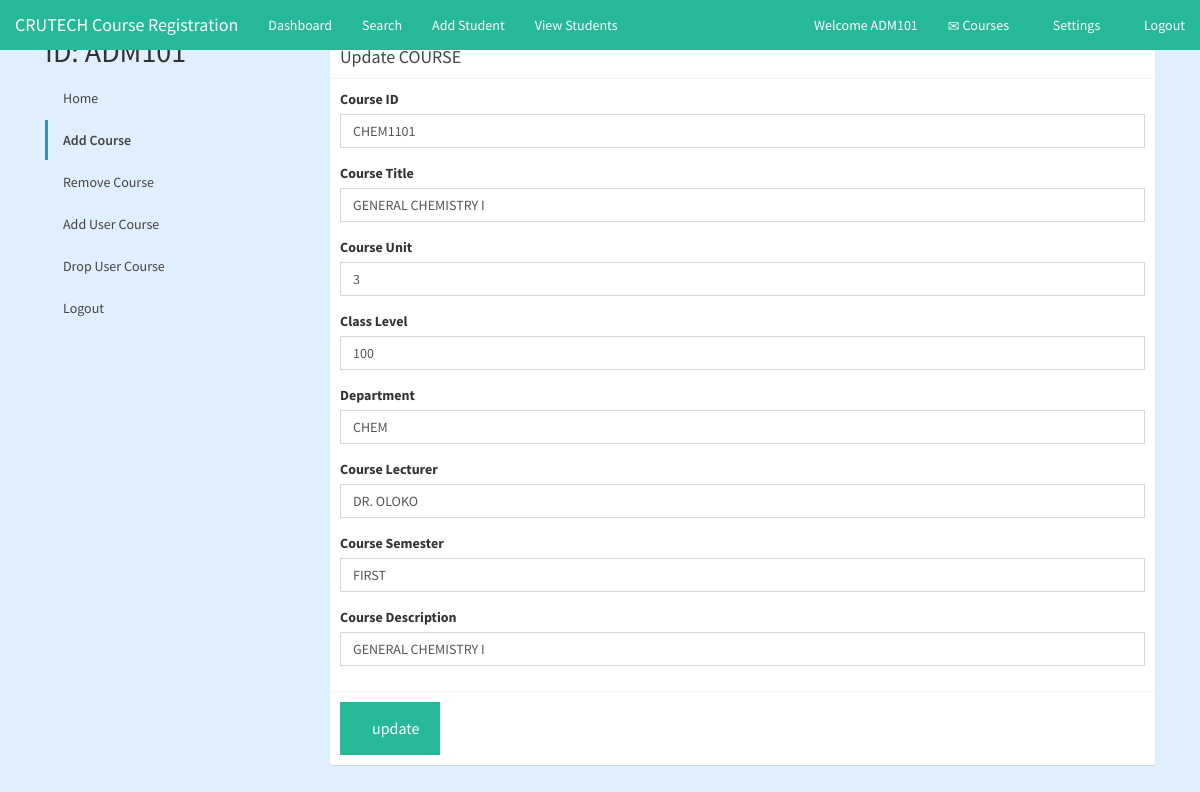
Page /admin/updateCourses.php?course_id=CHEM1101 (signed in) on the committed database.
### tables this page shows
CREATE TABLE IF NOT EXISTS `courses` (
  `course_id` varchar(11) NOT NULL,
  `title` varchar(255) NOT NULL,
  `unit` varchar(11) NOT NULL,
  `class_level` int(3) NOT NULL,
  `department` varchar(255) NOT NULL,
  `course_lecturer` varchar(255) NOT NULL,
  `semester` varchar(45) NOT NULL,
  `descr` varchar(255) NOT NULL,
  PRIMARY KEY (`course_id`),
  UNIQUE KEY `course_id` (`course_id`),
  KEY `department` (`department`)
);

### admin/updateCourses.php (the view, shortened to what this page needs)
<?php
include 'scripts/database-connection.php';
$course_id = $_GET['course_id'];
$result = mysqli_query($dbcon,"SELECT * FROM courses WHERE course_id ='$course_id'");
if (mysqli_num_rows($result) > 0) {
	while ($row = mysqli_fetch_assoc($result))
	{
		$course_id=$row['course_id'];
		$title=$row['title'];
		$unit=$row['unit'];
		$class_level=$row['class_level'];
		$department=$row['department'];
        $course_lecturer=$row['course_lecturer'];
        $semester=$row['semester'];
        $descr=$row['descr'];
?>
<!DOCTYPE html>
<html lang="en">
<head>
    <link rel="stylesheet" href="css/bootstrap.min.css">
    <link rel="stylesheet" href="css/admin-style.css">
    <link rel="stylesheet" href="css/adminLTE.css">
</head>
    <body id="#home">
        <nav class="navbar navbar-fixed-top">
			<div class="container-fluid">
				<div class="navbar-header">
					<a href="../index.php" class="navbar-brand"> CRUTECH Course Registration</a>
				</div>
				<div class="collapse navbar-collapse" id="navbar">
                    <ul class="nav navbar-nav">
						<li><a href="admin-dashboard.php">Dashboard</a></li>
						<li><a href="#">Search</a></li>
            <li><a href="registerStudents.php">Add Student</a></li>
						<li><a href="viewAllStudents.php">View Students</a></li>
					</ul>
					<ul class="nav navbar-nav navbar-right">
                        <li><a href=""> Welcome <?php echo $_SESSION["id"]; ?></a></li>
                        <li><a href="viewAllCourses.php"><span class="glyphicon glyphicon-envelope"></span> Courses</a></li>
                        <li><a href="../login.php"><span class="glyphicon glyphicon-cog"></span> Settings</a></li>
						<li><?php echo "<a href='scripts/logout-admin.php'><span class='glyphicon glyphicon-log-out'></span> Logout</a>"; ?></li>
					</ul>
				</div>
			</div>
		</nav>
        <div class="container-fluid">
        <div class="row content">
    <div class="col-sm-3 sidenav">
      <h2>ID: <?php echo $_SESSION["id"]; ?></h2>
      <ul class="nav nav-pills nav-stacked">
	   <li><a href="welcomeAdmin.html">Home</a></li>
        <li class="active"><a href="AddCourses.html">Add Course</a></li>
		<li><a href="DeleteCourses.html">Remove Course</a></li>
		<li><a href="addUserCourse.html">Add User Course</a></li>
		<li><a href="dropUserCourse.html">Drop User Course</a></li>
		<li><a href="logout.php">Logout</a></li>
      </ul><br>
    </div>
    <div class="col-sm-9">
<div class="box box-primary">
<br>
            <div class="box-header with-border">
              <h3 class="box-title">Update COURSE</h3>
            </div>
            <form id="addCourses">
              <div class="box-body">
                <div class="form-group">
                  <label for="course_id">Course ID</label>
                  <input type="text" class="form-control" id="courseid" name="course_id" value="<?php echo $course_id; ?>" required>
                </div>
                <div class="form-group">
                  <label for="coursetitle">Course Title</label>
                  <input type="text" class="form-control" id="coursetitle" name="title" value="<?php echo $title; ?>">
                </div>
                <div class="form-group">
                  <label for="courseunit">Course Unit</label>
                  <input type="text" class="form-control" id="courseunit" name="unit" value="<?php echo $unit; ?>">
                </div>
                <div class="form-group">
                  <label for="classlevel">Class Level</label>
                  <input type="text" class="form-control" id="class_level" name="class_level"  value="<?php echo $class_level; ?>">
                </div>
                <div class="form-group">
                  <label for="department">Department</label>
                  <input type="text" class="form-control" id="department" name="department" value="<?php echo $department; ?>">
                </div>
                <div class="form-group">
                  <label for="courselecturer">Course Lecturer</label>
                  <input type="text" class="form-control" id="courselecturer" name="course_lecturer" value="<?php echo $course_lecturer; ?>">
                </div>
                <div class="form-group">
                  <label for="coursesemester">Course Semester</label>
                  <input type="text" class="form-control" id="semester" name="semester" value="<?php echo $semester; ?>">
                </div>
                <div class="form-group">
                  <label for="descr">Course Description</label>
                  <input type="text" class="form-control" id="descr" name="descr" value="<?php echo $descr; ?>">
                </div>
              </div>
              <div class="box-footer">
              <input id="buttons" type="button" class="button" style="width: 100px;" name="update" value="update">
              </div>
            </form>
          </div>
          </div>
          </div>
          </div>
<?php
	}
} else {
	echo "No data found";
}?>
    </body>
</html>

### admin/css/admin-style.css (style rules this page uses)
body { font-family: 'Nunito', sans-serif; background-color: rgba(223, 239, 253, 0.993); }
.navbar { background-color: #25B99A; margin-bottom: 0; border: 0; border-radius: 0; overflow: hidden; }
.navbar li a, .navbar-brand { color: #FFFFFF !important; }
.navbar { border-color: #FFFFFF; }
.button { background-color: #25B99A; border: none; color: #FFFFFF; padding: 15px 32px; text-align: center; display: inline-block; font-size: 16px; }

### rows in the picture
courses: course_id "CHEM1101", title "GENERAL CHEMISTRY I", unit "3", class_level "100", department "CHEM", course_lecturer "DR. OLOKO", semester "FIRST", descr "GENERAL CHEMISTRY I"
